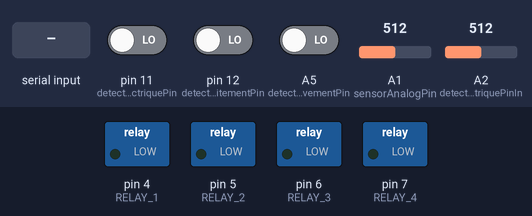
This sketch was run on a simulated Arduino Uno, built with avr-gcc and run on an emulated ATmega328P. Shown: switched loads named in the sketch (green lamp = pin HIGH). The test bench sets the inputs (shaded band); at power-on: pin 11 (detecteurEauElectriquePin) LOW, pin 12 (detecteurEauTraitementPin) LOW, A1 (sensorAnalogPin) = 512, A2 (detecteurPanneElectriquePinIn) = 512, A5 (detecteurMouvementPin) LOW. What the sketch prints to the serial monitor is not drawn.

Above: at 1.2 s.
1.3 s: "Gicleur_1_ON\n" received over Serial
At 1.6 s:
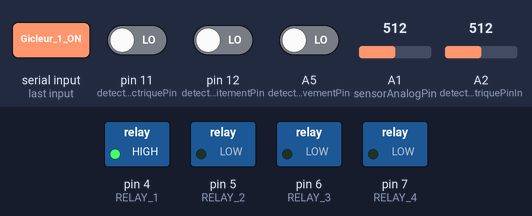
2.8 s: "Gicleur_2_ON\n" received over Serial
At 3.9 s:
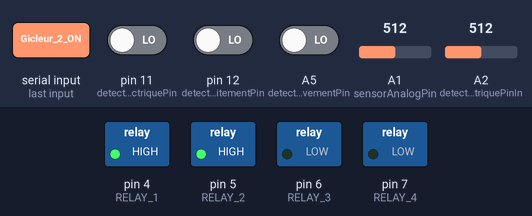
4.3 s: "Gicleur_1_OFF\n" received over Serial
At 5.1 s:
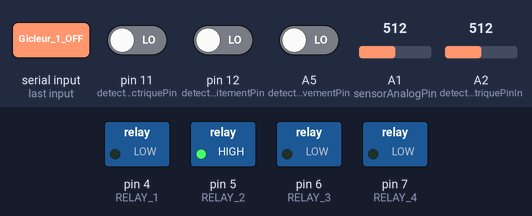
5.8 s: "Gicleur_3_ON\n" received over Serial
At 6.2 s:
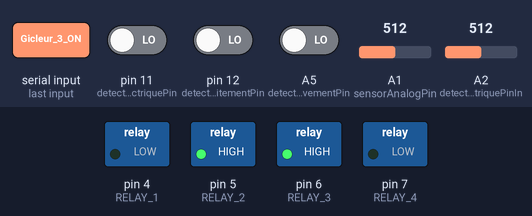
7.3 s: "Gicleur_2_OFF\n" received over Serial
At 8.6 s:
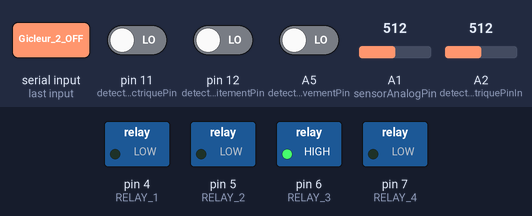
Timing chart, 0 to 10.3 s (numbered marks = the images above; inputs shaded):
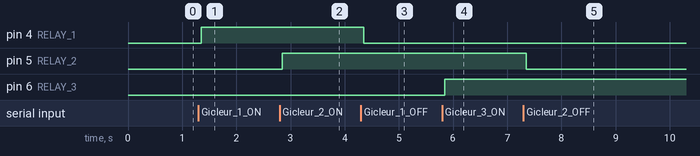

Measured:
- after the input at 1.3 s, pin 4 (RELAY_1): LOW → HIGH after 0.05 s
- after the input at 2.8 s, pin 5 (RELAY_2): LOW → HIGH after 0.05 s
- after the input at 4.3 s, pin 4 (RELAY_1): HIGH → LOW after 0.05 s
- after the input at 5.8 s, pin 6 (RELAY_3): LOW → HIGH after 0.05 s
- after the input at 7.3 s, pin 5 (RELAY_2): HIGH → LOW after 0.05 s

The sketch:

arduinoWentworth-Nord.ino
```cpp
// nouveau arduino wentworth-nord

#include <ArduinoJson.h>
#include <ArduinoJson.hpp>
#include <MQ2.h>

#include "Timer.h"
#include "Math.h"
#include <string>


#define TIME_MSG_LEN  11   // time sync to PC is HEADER followed by unix time_t as ten ascii digits
#define TIME_HEADER  255   // Header tag for serial time sync message
#define DELAYERREUR 25

#define RELAY_1  4  // the Arduino pin, which connects to the relay 1
#define RELAY_2  5  // the Arduino pin, which connects to the relay 2
#define RELAY_3  6  // the Arduino pin, which connects to the relay 3
#define RELAY_4  7 // the Arduino pin, which connects to the relay 4
#define FEED_PIN 15  // MCP23XXX pin button is attached to


int number = 0;
int sensorAnalogPin = A1;
int sensorMqPin = A0;
int detecteurEauElectriquePin=11;
int detecteurEauTraitementPin=12;
int detecteurMouvementPin=A5;
int detecteurPanneElectriquePinOut=10;
int detecteurPanneElectriquePinIn=A2;
uint8_t systemeArrosagePin = 8;
bool systemeDetectionPosition=false;
bool activationSystemeArrosage=false;
int debug = 0;


struct DETECTEUR {
  float Prop;
  float Co;
  float Fumee;
  float Mouvement;
  float EauElectrique;
  float EauTraitement;
  float PanneElectrique;
  float DectEauPluie;
  int DectArrosageZone1;
  int DectArrosageZone2;
  int DectArrosageZone3;
  int DectArrosageZone4;
  float Temperature;

}  Detecteur;

MQ2 mq2(sensorMqPin);
String data="";

int delaiLecture=0;
String requete="";
unsigned long previousMillis = 0;        // will store last time LED was updated
unsigned long interval = 5000;

//  ------------------------------------
void setup() {
  Serial.begin(115200);


  // initialize Arduino pins pour les relais
  pinMode(RELAY_1, OUTPUT);
  pinMode(RELAY_2, OUTPUT);
  pinMode(RELAY_3, OUTPUT);
  pinMode(RELAY_4, OUTPUT);

  pinMode(detecteurPanneElectriquePinOut, INPUT_PULLUP);
  digitalWrite(detecteurPanneElectriquePinOut, HIGH);
  // pinMode(detecteurPanneElectriquePinIn, INPUT);

  pinMode(detecteurEauElectriquePin, INPUT);
  pinMode(detecteurEauTraitementPin, INPUT);
  // pinMode(detecteurMouvementPin, INPUT);


}

//  ------------------------------------
void loop() {

  // si la requete =  4 arrete le gicleur avec la pin à high pour que le relai soit en position ouvert
    requete=receivedFromRaspberry();

  if (requete=="AlarmeSonore_ON"){
    // mcp.digitalWrite(pinAlarmeSonore, HIGH);
    }
  if (requete=="AlarmeSonore_OFF"){
     // mcp.digitalWrite(pinAlarmeSonore, LOW);
    }

  if (requete=="Gicleur_1_ON"){
      positionneRelaiGicleur(RELAY_1,HIGH);
      Detecteur.DectArrosageZone1=HIGH;
      delay(250);
    }

  if (requete=="Gicleur_1_OFF"){
      positionneRelaiGicleur(RELAY_1,LOW);
      Detecteur.DectArrosageZone1=LOW;
      delay(250);
  }


  if (requete=="Gicleur_2_ON"){
      positionneRelaiGicleur(RELAY_2,HIGH);
      Detecteur.DectArrosageZone2=HIGH;
      delay(250);
  }

  if (requete=="Gicleur_2_OFF"){
      positionneRelaiGicleur(RELAY_2,LOW);
      Detecteur.DectArrosageZone2=LOW;
      delay(250);
  }

  if (requete=="Gicleur_3_ON"){
      positionneRelaiGicleur(RELAY_3,HIGH);
      Detecteur.DectArrosageZone3=HIGH;
      delay(250);
  }


  if (requete=="Gicleur_3_OFF"){
      positionneRelaiGicleur(RELAY_3,LOW);
      Detecteur.DectArrosageZone3=LOW;
      delay(250);
  }


  if (requete=="Gicleur_4_ON"){
      positionneRelaiGicleur(RELAY_4,HIGH);
      Detecteur.DectArrosageZone4=HIGH;
      delay(250);

  }

  if (requete=="Gicleur_4_OFF"){
      positionneRelaiGicleur(RELAY_4,LOW);
      Detecteur.DectArrosageZone4=LOW;
      delay(250);
  }


  Detecteur.Mouvement=getDetecteurStatut(detecteurMouvementPin);
  Detecteur.EauTraitement=getDetecteurStatut(detecteurEauTraitementPin);
  Detecteur.EauElectrique=getDetecteurStatut(detecteurEauElectriquePin);
  Detecteur.PanneElectrique= getPinStatut(detecteurPanneElectriquePinIn);
  Detecteur.Temperature=Temperature(sensorAnalogPin);

  Detecteur.DectArrosageZone1=getStatutOutputPin(RELAY_1);
  Detecteur.DectArrosageZone2=getStatutOutputPin(RELAY_2);
  Detecteur.DectArrosageZone3=getStatutOutputPin(RELAY_3);
  Detecteur.DectArrosageZone4=getStatutOutputPin(RELAY_4);
  Detecteur.DectEauPluie=0.0;

  delay(25);
  assigneValeursAuxVariables();

   requete="";
}

String receivedFromRaspberry() {

    String line="";
    line = Serial.readStringUntil('\n');
    delay(50);
    return line;

}


//  ------------------------------------
int getDetecteurStatut(int pinNo){

  int value = digitalRead(pinNo);
  if (pinNo==11 or pinNo==12){
    if (value==0)
      value=1;
    else
      value=0;
  }


  return value;
}

//  ------------------------------------
int getPinStatut(int pinNo){
  float resultat;

    resultat = analogRead(pinNo);
    return resultat;
   /* if (resultat > 800){
      return 0;
      }
      else{
          return 1;
     }
     */
}


// statut du gicleur d arrosage
float getStatutOutputPin(int pin){

  uint8_t bit = digitalPinToBitMask(pin);
  uint8_t port = digitalPinToPort(pin);
  if (port == NOT_A_PIN)
    return LOW;

  return (*portOutputRegister(port) & bit) ? HIGH : LOW;

}

//  ------------------------------------
void setPinArduino(int pinNo, bool valeur){

  if (valeur==true){
    digitalWrite(pinNo, HIGH);
  }
  else{
    digitalWrite(pinNo, LOW);
  }
}

//  ------------------------------------
DETECTEUR getMq2Valeur(DETECTEUR Detecteur){

  float* values= mq2.read(false); //set it false if you don't want to print the values in the Serial
  //Propane = values[0];
  Detecteur.Prop = mq2.readLPG();
  //co = values[1];
  Detecteur.Co = mq2.readCO();
  //smoke = values[2];
  Detecteur.Fumee = mq2.readSmoke();

  return Detecteur;

}


//  ------------------------------------
float Temperature(int sensorAnalogPin){
  //getting the voltage reading from the temperature sensor
   int reading = analogRead(sensorAnalogPin);

   //Serial.print(reading); Serial.println(" volts 1");
   // converting that reading to voltage, for 3.3v arduino use 3.3
   float voltage = reading  * 5.0;
   voltage /= 1024.0;

   // print out the voltage
   //Serial.print(voltage); Serial.println(" volts 2");

   // now print out the temperature
   float temperatureC = (voltage - 0.5) * 100 ;  //converting from 10 mv per degree wit 500 mV offset
                                                 //to degrees ((voltage - 500mV) times 100)
  // Serial.print(temperatureC); Serial.println(" degrees C");

   // now convert to Fahrenheit
   float temperatureF = (temperatureC * 9.0 / 5.0) + 32.0;
   //Serial.print(temperatureF); Serial.println(" degrees F");

   if (debug==1){
    Serial.print("Detecteur de temperature reading : ");
    Serial.print(reading);
    Serial.print("   ");
    Serial.print("voltage : ");
    Serial.print(voltage);
    Serial.print("   ");
    Serial.print("temperature : ");
    Serial.print(temperatureC);
    Serial.println();
   }

   return temperatureC;
}

//  ------------------------------------
void positionneRelaiGicleur(int relayGicleur, int valeur){
 digitalWrite(relayGicleur, valeur);
  }

//  ------------------------------------
void assigneValeursAuxVariables(){
    DynamicJsonDocument doc(400);
    char output[400];


    doc["DateHeure"] = "2024-12-22 8:00:00";
    doc["Prop"]=Detecteur.Prop;
    doc["Co"]=Detecteur.Co;
    doc["Fumee"]=Detecteur.Fumee;
    doc["Temperature"]=Detecteur.Temperature;
    doc["Mouvement"]= Detecteur.Mouvement;
    doc["DectEauPluie"]= Detecteur.DectEauPluie;
    doc["EauElectrique"] = Detecteur.EauElectrique;
    doc["EauTraitement"] = Detecteur.EauTraitement;
    doc["PanneElectrique"] = Detecteur.PanneElectrique;
    doc["DectArrosageZone1"]=Detecteur.DectArrosageZone1;
    doc["DectArrosageZone2"]=Detecteur.DectArrosageZone2;
    doc["DectArrosageZone3"]=Detecteur.DectArrosageZone3;
    doc["DectArrosageZone4"]=Detecteur.DectArrosageZone4;

    serializeJson(doc, output);
    Serial.println(output);

}
```
